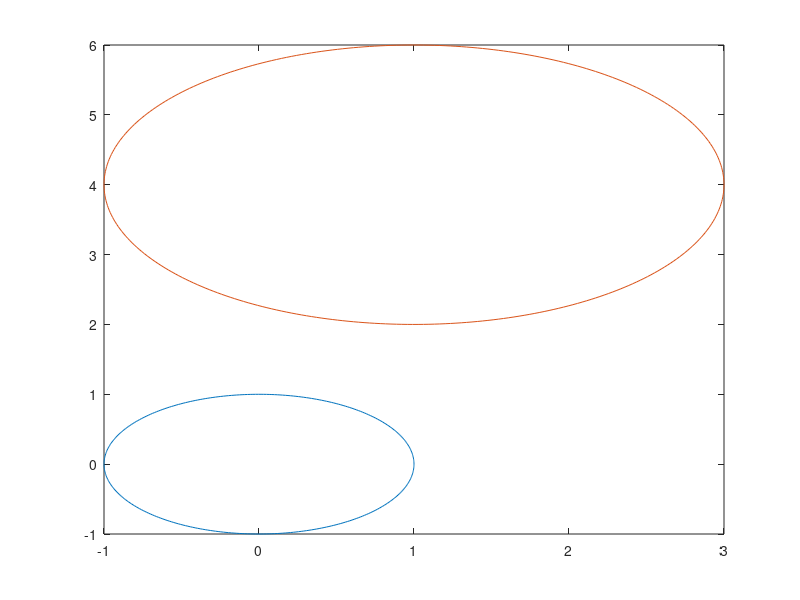

MATLAB code to generate this figure:
% 平面上の(0,0)と(1,4)の位置に、それぞれ半径1, 2の円を描画する。
ang = linspace(0,2*pi,360);

x1 = cos(ang);
y1 = sin(ang); 

x2 = 2 * cos(ang) + 1;
y2 = 2 * sin(ang) + 4; 

plot(x1,y1)
hold on
plot(x2,y2)
hold off